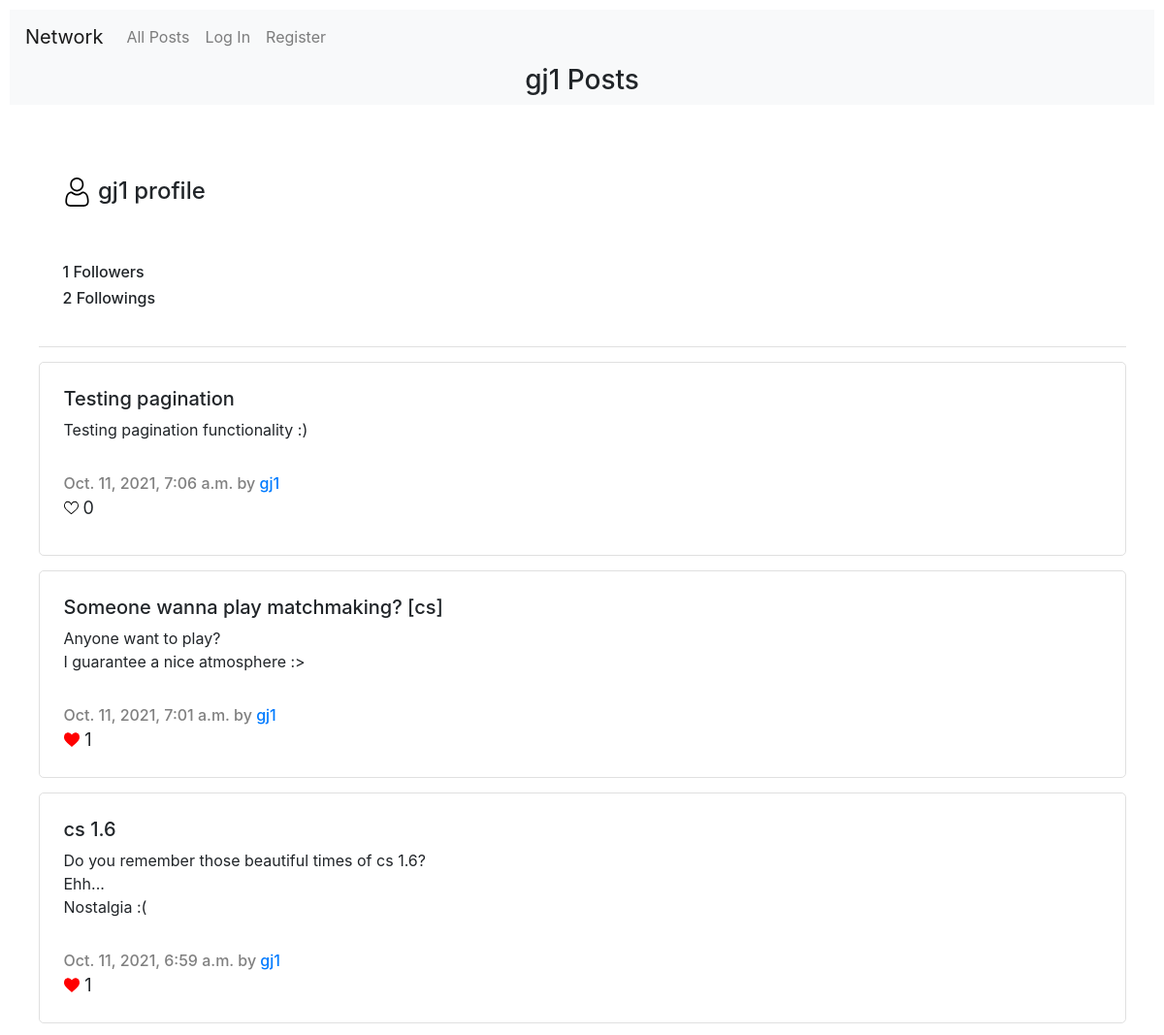
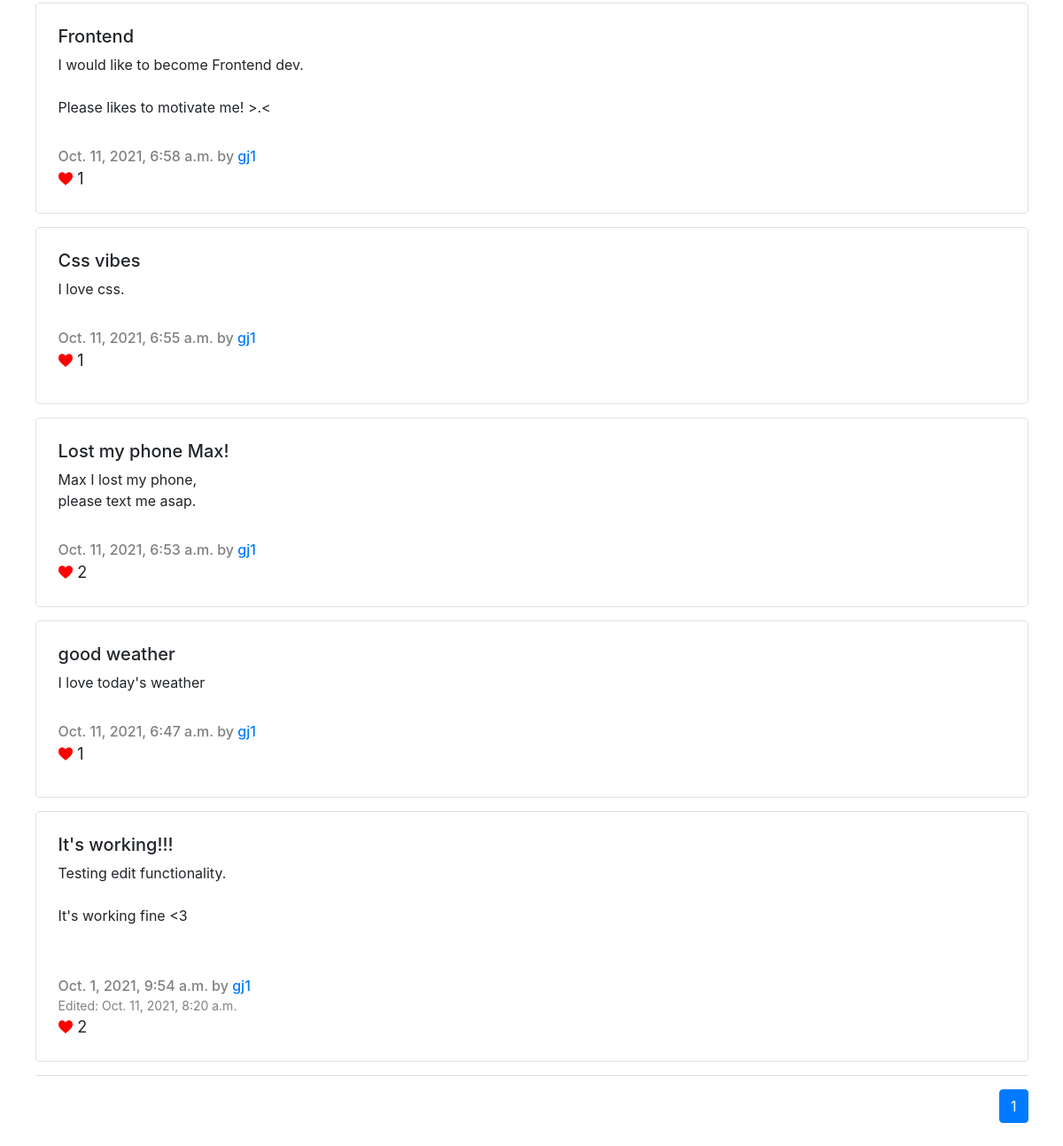
Page /user/gj1 on the committed database (2 pictures, top to bottom).
### network/models.py (models this page shows, shortened)
class User(AbstractUser):
    followings = models.ManyToManyField('User', related_name="user_followings", blank=True, symmetrical=False)
    followers = models.ManyToManyField('User', related_name="user_followers", blank=True, symmetrical=False)
    pass

class Post(models.Model):
    creator =  models.ForeignKey(User, on_delete=models.CASCADE, related_name="post_creator")
    title = models.CharField(max_length=64)
    content = models.CharField(max_length=2500)
    creation_date = models.DateTimeField(auto_now_add=True)
    edit_date = models.DateTimeField(null=True, blank=True)
    likes = models.ManyToManyField(User, related_name="liked_posts", blank=True)

### network/views.py (the view)
# urls.py: path("user/<str:user>", views.user, name="user"),
def user(request, user):
    profile_owner = User.objects.get(username=user)
    liked_posts = []
    owner_followers = []
    follow = ''
    try:
        liked_posts = Post.objects.filter(likes=request.user)
    except:
        print('No liked posts')
    try:
        followers = profile_owner.followers.all()
    except:
        print('No followers')
    if request.user in followers:
        follow = 'True'
    posts = []
    try:
        posts = Post.objects.filter(creator__username=user)
        user = User.objects.get(username=user)
        posts = posts.order_by('-creation_date')
        paginator = Paginator(posts, 10)
        page_number = request.GET.get('page')
        page_obj = paginator.get_page(page_number)
    except:
        return render(request, "network/index.html", {
            "title": "No Posts",
            "posts": posts,
            "user_": "True",
            "requested_user": user,
            'follow': follow,
            "liked_posts": liked_posts
        })
    return render(request, "network/index.html", {
        "title": f"{user} Posts",
        "posts": posts.order_by('-creation_date'),
        "user_": "True",
        "requested_user": user,
        'follow': follow,
        "liked_posts": liked_posts,
        "page_obj": page_obj,
        "range": range(page_obj.paginator.num_pages)
    })

### network/templates/network/index.html (shortened to what this page needs)
{% extends "network/layout.html" %}
{% load static %}
{% block body %}
    <div class="main_title_container">
        <h3>
            {{ title }}
        </h3>
    </div>
    <div class="content_container">
        {% if index and user.is_authenticated %}
            <div class="Post_container_1">
                <h4>
                    New Post
                </h4>
                <form id="post-form" method="POST" action="{% url 'newPost' %}">
                    {% csrf_token %}
                    {{postForm.topic}}
                    {{postForm.content}}
                    <input type="Submit" value="Post" class="btn btn-primary" style="margin-top: 10px;"/>
                </form>
            </div>
        {% elif user_ == "True" %}
            <div class="Post_container_1">
                <h4>
                    <img src="{% static "network/User.svg" %}" alt="user" id="user_icon">
                    <span id="username">{{ requested_user.username }}</span> profile
                </h4>
                <div class="container_1">
                    <h6> <span id="followers_counter">{{ requested_user.followers.count }}</span> Followers</h6>
                    <h6>{{ requested_user.followings.count }} Followings</h6>
                </div>
            </div>
        {% endif %}
        {% for post in page_obj %}
            <div class="Post_container">
                <div class="Show_post_container">
                    <h5 class="post_title">
                        {{ post.title }}
                    </h5>
                    <p class="post_content">
                        {{ post.content|linebreaksbr }}
                    </p>
                    <p id="post_creation_date">
                        {{ post.creation_date }} by <a href="{% url 'user' post.creator %}">{{ post.creator }}</a>
                    </p>
                    <p id="post_edit_date"
                    >
                        Edited: {{ post.edit_date }}
                    </p>
                    {% if user.is_authenticated %}
                        <div class="likes_container unselectable"
                        {% if post in liked_posts %}
                            title="Unlike"
                        {% else %}
                            title="Like"
                        {% endif %}
                        >
                            {% if post in liked_posts %}
                                <img src="{% static "network/unlike.svg" %}" alt="unlike" class="heart_icon">
                            {% else %}
                                <img src="{% static "network/like.svg" %}" alt="like" class="heart_icon">
                            {% endif %}
                            <span id="likes_counter">
                                {{ post.likes.count }}
                            </span>
                        </div>
                    {% else %}
                        <div class="likes_container_disabled" title="Likes">
                            {% if post.likes.count > 0 %}
                                <img src="{% static "network/unlike.svg" %}" alt="likes" class="heart_icon_disabled">
                            {% else %}
                                <img src="{% static "network/like.svg" %}" alt="likes" class="heart_icon_disabled">
                            {% endif %}
                            <span id="likes_counter">
                                {{ post.likes.count }}
                            </span>
                        </div>
                    {% endif %}
                </div>
            </div>
        {% endfor %}
    </div>
    <div id="paginator">
        <ul class="pagination">
            {% for i in range %}
                <li
                {% if i|add:1 == page_obj.number %}
                    class="page-item active"
                {% else %}
                    class="page-item"
                {% endif %}
                ><a class="page-link" href="?page={{ i|add:1 }}">{{ i|add:1 }}</a></li>
            {% endfor %}
        </ul>
    </div>
{% endblock %}

### network/static/network/styles.css (style rules this page uses)
body { padding: 10px; margin: 0px; }
.main_title_container { display: flex; justify-content: center; align-items: center; background-color: #f8f9fa; width: 100%; }
.content_container { background: white; display: flex; flex-direction: column; justify-content: center; align-items: center; width: 100%; margin-bottom: 50px; padding: 50px 0px 50px 0px; }
.Post_container, .Post_container_1 { width: 95%; min-height: 200px; border-radius: 5px; margin-bottom: 15px; padding: 25px; }
.Post_container_1 { border-bottom: 1px solid #e0e0e0; border-radius: 0px; }
.Post_container { border: 1px solid #e0e0e0; }
#post_creation_date { padding-top: 15px; margin-bottom: 0; color: gray; font-weight: 500; }
#post_edit_date { font-size: 14px; color: gray; margin-bottom: 0; }
.likes_container, .likes_container_disabled { display: flex; justify-content: flex-start; align-items: center; width: fit-content; }
#likes_counter { font-size: 18px; margin-left: 5px; }
#user_icon { height: 30px; }
.heart_icon, .heart_icon_disabled, .follow_icon { height: 15px; }
.container_1 { display: flex; flex-direction: column; height: 6.5rem; justify-content: flex-end; align-items: flex-start; }
#paginator { width: 95%; display: flex; justify-content: flex-end; margin-top: -100px; padding-top: 15px; border-top: 1px solid #dedede; }

### rows in the picture
User: username "gj1", followers.count "1", followings.count "2"
Post: title "Testing pagination", content "Testing pagination functionality :)", creation_date "Oct. 11, 2021, 7:06 a.m.", creator "gj1", likes.count "0"
Post: title "Someone wanna play matchmaking? [cs]", content "Anyone want to play? I guarantee a nice atmosphere :>", creation_date "Oct. 11, 2021, 7:01 a.m.", creator "gj1", likes.count "1"
Post: title "cs 1.6", content "Do you remember those beautiful times of cs 1.6? Ehh... Nostalgia :(", creation_date "Oct. 11, 2021, 6:59 a.m.", creator "gj1", likes.count "1"
Post: title "Frontend", content "I would like to become Frontend dev. Please likes to motivate me! >.<", creation_date "Oct. 11, 2021, 6:58 a.m.", creator "gj1", likes.count "1"
Post: title "Css vibes", content "I love css.", creation_date "Oct. 11, 2021, 6:55 a.m.", creator "gj1", likes.count "1"
Post: title "Lost my phone Max!", content "Max I lost my phone, please text me asap.", creation_date "Oct. 11, 2021, 6:53 a.m.", creator "gj1", likes.count "2"
Post: title "good weather", content "I love today's weather", creation_date "Oct. 11, 2021, 6:47 a.m.", creator "gj1", likes.count "1"
Post: title "It's working!!!", content "Testing edit functionality. It's working fine <3", creation_date "Oct. 1, 2021, 9:54 a.m.", creator "gj1", edit_date "Oct. 11, 2021, 8:20 a.m.", likes.count "2"

### other values in the picture
{{ title }} "gj1 Posts"
{{ i|add:1 }} "1"
